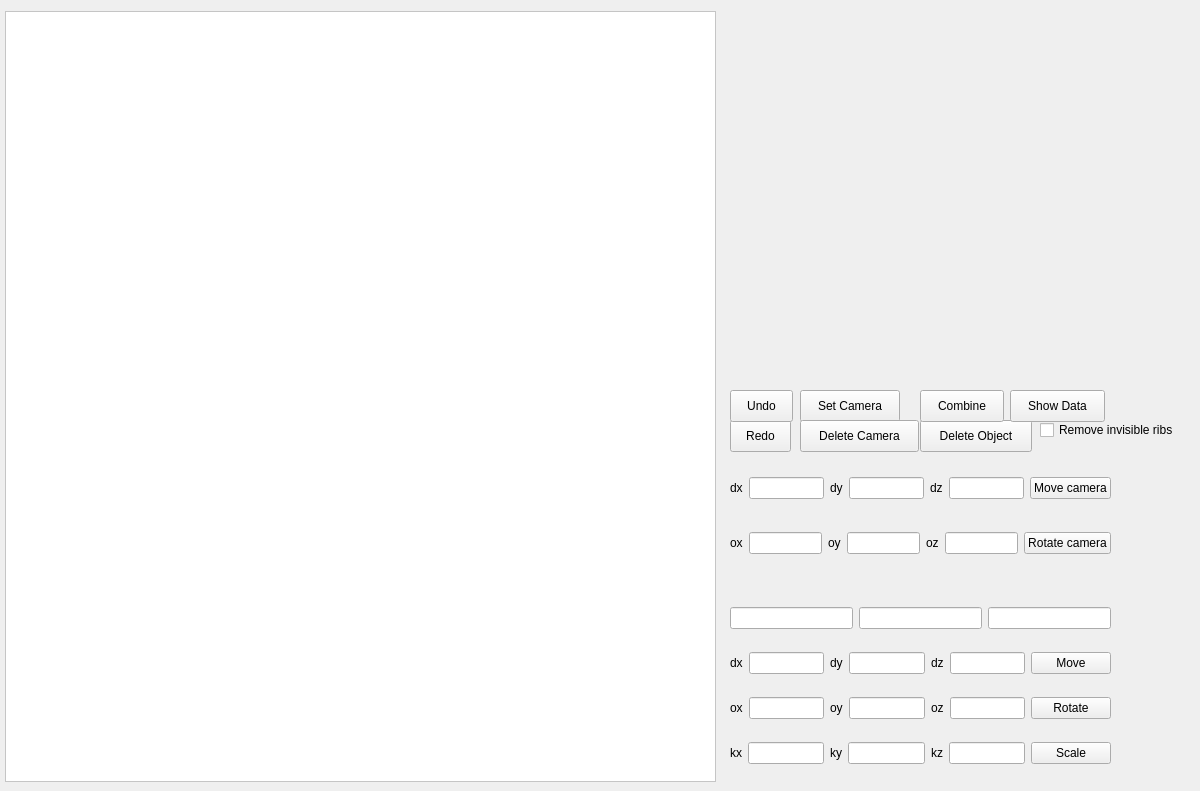
  <widget class="QWidget" name="centralwidget">
   <widget class="QGraphicsView" name="graphicsView">
    <property name="enabled">
     <bool>true</bool>
    </property>
    <property name="geometry">
     <rect>
      <x>5</x>
      <y>11</y>
      <width>711</width>
      <height>771</height>
     </rect>
    </property>
    <property name="sizePolicy">
     <sizepolicy hsizetype="Fixed" vsizetype="Fixed">
      <horstretch>0</horstretch>
      <verstretch>0</verstretch>
     </sizepolicy>
    </property>
    <property name="palette">
     <palette>
      <active>
       <colorrole role="WindowText">
        <brush brushstyle="SolidPattern">
         <color alpha="255">
          <red>0</red>
          <green>0</green>
          <blue>0</blue>
         </color>
        </brush>
       </colorrole>
       <colorrole role="Button">
        <brush brushstyle="SolidPattern">
         <color alpha="255">
          <red>255</red>
          <green>255</green>
          <blue>255</blue>
         </color>
        </brush>
       </colorrole>
       <colorrole role="Light">
        <brush brushstyle="SolidPattern">
         <color alpha="255">
          <red>255</red>
          <green>255</green>
          <blue>255</blue>
         </color>
        </brush>
       </colorrole>
       <colorrole role="Midlight">
        <brush brushstyle="SolidPattern">
         <color alpha="255">
          <red>255</red>
          <green>255</green>
          <blue>255</blue>
         </color>
        </brush>
       </colorrole>
       <colorrole role="Dark">
        <brush brushstyle="SolidPattern">
         <color alpha="255">
          <red>127</red>
          <green>127</green>
          <blue>127</blue>
         </color>
        </brush>
       </colorrole>
       <colorrole role="Mid">
        <brush brushstyle="SolidPattern">
         <color alpha="255">
          <red>170</red>
          <green>170</green>
          <blue>170</blue>
         </color>
        </brush>
       </colorrole>
       <colorrole role="Text">
        <brush brushstyle="SolidPattern">
         <color alpha="255">
          <red>0</red>
          <green>0</green>
          <blue>0</blue>
         </color>
        </brush>
       </colorrole>
       <colorrole role="BrightText">
        <brush brushstyle="SolidPattern">
         <color alpha="255">
          <red>255</red>
          <green>255</green>
          <blue>255</blue>
         </color>
        </brush>
       </colorrole>
       <colorrole role="ButtonText">
        <brush brushstyle="SolidPattern">
         <color alpha="255">
          <red>0</red>
          <green>0</green>
          <blue>0</blue>
         </color>
        </brush>
       </colorrole>
       <colorrole role="Base">
        <brush brushstyle="SolidPattern">
         <color alpha="255">
          <red>255</red>
          <green>255</green>
          <blue>255</blue>
         </color>
        </brush>
       </colorrole>
       <colorrole role="Window">
        <brush brushstyle="SolidPattern">
         <color alpha="255">
          <red>255</red>
          <green>255</green>
          <blue>255</blue>
         </color>
        </brush>
       </colorrole>
       <colorrole role="Shadow">
        <brush brushstyle="SolidPattern">
         <color alpha="255">
          <red>0</red>
          <green>0</green>
          <blue>0</blue>
         </color>
        </brush>
       </colorrole>
       <colorrole role="AlternateBase">
        <brush brushstyle="SolidPattern">
         <color alpha="255">
          <red>255</red>
          <green>255</green>
          <blue>255</blue>
         </color>
        </brush>
       </colorrole>
       <colorrole role="ToolTipBase">
        <brush brushstyle="SolidPattern">
         <color alpha="255">
          <red>255</red>
          <green>255</green>
          <blue>220</blue>
         </color>
        </brush>
       </colorrole>
       <colorrole role="ToolTipText">
        <brush brushstyle="SolidPattern">
         <color alpha="255">
          <red>0</red>
          <green>0</green>
          <blue>0</blue>
         </color>
        </brush>
       </colorrole>
       <colorrole role="PlaceholderText">
        <brush brushstyle="SolidPattern">
         <color alpha="127">
          <red>0</red>
          <green>0</green>
          <blue>0</blue>
         </color>
        </brush>
       </colorrole>
       <colorrole role="Accent">
        <brush brushstyle="SolidPattern">
         <color alpha="255">
          <red>255</red>
          <green>255</green>
          <blue>255</blue>
         </color>
        </brush>
       </colorrole>
      </active>
      <inactive>
       <colorrole role="WindowText">
        <brush brushstyle="SolidPattern">
         <color alpha="255">
          <red>0</red>
          <green>0</green>
          <blue>0</blue>
         </color>
        </brush>
       </colorrole>
       <colorrole role="Button">
        <brush brushstyle="SolidPattern">
         <color alpha="255">
          <red>255</red>
          <green>255</green>
          <blue>255</blue>
         </color>
        </brush>
       </colorrole>
       <colorrole role="Light">
        <brush brushstyle="SolidPattern">
         <color alpha="255">
          <red>255</red>
          <green>255</green>
          <blue>255</blue>
         </color>
        </brush>
       </colorrole>
       <colorrole role="Midlight">
        <brush brushstyle="SolidPattern">
         <color alpha="255">
          <red>255</red>
          <green>255</green>
          <blue>255</blue>
         </color>
        </brush>
       </colorrole>
       <colorrole role="Dark">
        <brush brushstyle="SolidPattern">
         <color alpha="255">
          <red>127</red>
          <green>127</green>
          <blue>127</blue>
         </color>
        </brush>
       </colorrole>
       <colorrole role="Mid">
        <brush brushstyle="SolidPattern">
         <color alpha="255">
          <red>170</red>
          <green>170</green>
          <blue>170</blue>
         </color>
        </brush>
       </colorrole>
       <colorrole role="Text">
        <brush brushstyle="SolidPattern">
         <color alpha="255">
          <red>0</red>
          <green>0</green>
          <blue>0</blue>
         </color>
        </brush>
       </colorrole>
       <colorrole role="BrightText">
        <brush brushstyle="SolidPattern">
         <color alpha="255">
          <red>255</red>
          <green>255</green>
          <blue>255</blue>
         </color>
        </brush>
       </colorrole>
       <colorrole role="ButtonText">
        <brush brushstyle="SolidPattern">
         <color alpha="255">
          <red>0</red>
          <green>0</green>
          <blue>0</blue>
         </color>
        </brush>
       </colorrole>
       <colorrole role="Base">
        <brush brushstyle="SolidPattern">
         <color alpha="255">
          <red>255</red>
          <green>255</green>
          <blue>255</blue>
         </color>
        </brush>
       </colorrole>
       <colorrole role="Window">
        <brush brushstyle="SolidPattern">
         <color alpha="255">
          <red>255</red>
          <green>255</green>
          <blue>255</blue>
         </color>
        </brush>
       </colorrole>
       <colorrole role="Shadow">
        <brush brushstyle="SolidPattern">
         <color alpha="255">
          <red>0</red>
          <green>0</green>
          <blue>0</blue>
         </color>
        </brush>
       </colorrole>
       <colorrole role="AlternateBase">
        <brush brushstyle="SolidPattern">
         <color alpha="255">
          <red>255</red>
          <green>255</green>
          <blue>255</blue>
         </color>
        </brush>
       </colorrole>
       <colorrole role="ToolTipBase">
        <brush brushstyle="SolidPattern">
         <color alpha="255">
          <red>255</red>
          <green>255</green>
          <blue>220</blue>
         </color>
        </brush>
       </colorrole>
       <colorrole role="ToolTipText">
        <brush brushstyle="SolidPattern">
         <color alpha="255">
          <red>0</red>
          <green>0</green>
          <blue>0</blue>
         </color>
        </brush>
       </colorrole>
       <colorrole role="PlaceholderText">
        <brush brushstyle="SolidPattern">
         <color alpha="127">
          <red>0</red>
          <green>0</green>
          <blue>0</blue>
         </color>
        </brush>
       </colorrole>
       <colorrole role="Accent">
        <brush brushstyle="SolidPattern">
         <color alpha="255">
          <red>255</red>
          <green>255</green>
          <blue>255</blue>
         </color>
        </brush>
       </colorrole>
      </inactive>
      <disabled>
       <colorrole role="WindowText">
        <brush brushstyle="SolidPattern">
         <color alpha="255">
          <red>127</red>
          <green>127</green>
          <blue>127</blue>
         </color>
        </brush>
       </colorrole>
       <colorrole role="Button">
        <brush brushstyle="SolidPattern">
         <color alpha="255">
          <red>255</red>
          <green>255</green>
          <blue>255</blue>
         </color>
        </brush>
       </colorrole>
       <colorrole role="Light">
        <brush brushstyle="SolidPattern">
         <color alpha="255">
          <red>255</red>
          <green>255</green>
          <blue>255</blue>
         </color>
        </brush>
       </colorrole>
       <colorrole role="Midlight">
        <brush brushstyle="SolidPattern">
         <color alpha="255">
          <red>255</red>
          <green>255</green>
          <blue>255</blue>
         </color>
        </brush>
       </colorrole>
       <colorrole role="Dark">
        <brush brushstyle="SolidPattern">
         <color alpha="255">
          <red>127</red>
          <green>127</green>
          <blue>127</blue>
         </color>
        </brush>
       </colorrole>
       <colorrole role="Mid">
        <brush brushstyle="SolidPattern">
         <color alpha="255">
          <red>170</red>
          <green>170</green>
          <blue>170</blue>
         </color>
        </brush>
       </colorrole>
       <colorrole role="Text">
        <brush brushstyle="SolidPattern">
         <color alpha="255">
          <red>127</red>
          <green>127</green>
          <blue>127</blue>
         </color>
        </brush>
       </colorrole>
       <colorrole role="BrightText">
        <brush brushstyle="SolidPattern">
         <color alpha="255">
          <red>255</red>
          <green>255</green>
          <blue>255</blue>
         </color>
        </brush>
       </colorrole>
       <colorrole role="ButtonText">
        <brush brushstyle="SolidPattern">
         <color alpha="255">
          <red>127</red>
          <green>127</green>
          <blue>127</blue>
         </color>
        </brush>
       </colorrole>
       <colorrole role="Base">
        <brush brushstyle="SolidPattern">
         <color alpha="255">
          <red>255</red>
          <green>255</green>
          <blue>255</blue>
         </color>
        </brush>
       </colorrole>
       <colorrole role="Window">
        <brush brushstyle="SolidPattern">
         <color alpha="255">
          <red>255</red>
          <green>255</green>
          <blue>255</blue>
         </color>
        </brush>
       </colorrole>
       <colorrole role="Shadow">
        <brush brushstyle="SolidPattern">
         <color alpha="255">
          <red>0</red>
          <green>0</green>
          <blue>0</blue>
         </color>
        </brush>
       </colorrole>
       <colorrole role="AlternateBase">
        <brush brushstyle="SolidPattern">
         <color alpha="255">
          <red>255</red>
          <green>255</green>
          <blue>255</blue>
         </color>
        </brush>
       </colorrole>
       <colorrole role="ToolTipBase">
        <brush brushstyle="SolidPattern">
         <color alpha="255">
          <red>255</red>
          <green>255</green>
          <blue>220</blue>
         </color>
        </brush>
       </colorrole>
       <colorrole role="ToolTipText">
        <brush brushstyle="SolidPattern">
         <color alpha="255">
          <red>0</red>
          <green>0</green>
          <blue>0</blue>
         </color>
        </brush>
       </colorrole>
       <colorrole role="PlaceholderText">
        <brush brushstyle="SolidPattern">
         <color alpha="127">
          <red>127</red>
          <green>127</green>
          <blue>127</blue>
         </color>
        </brush>
       </colorrole>
       <colorrole role="Accent">
        <brush brushstyle="SolidPattern">
         <color alpha="255">
          <red>255</red>
          <green>255</green>
          <blue>255</blue>
         </color>
        </brush>
       </colorrole>
      </disabled>
     </palette>
    </property>
    <property name="focusPolicy">
     <enum>Qt::FocusPolicy::WheelFocus</enum>
    </property>
    <property name="interactive">
     <bool>true</bool>
    </property>
    <property name="sceneRect">
     <rectf>
      <x>0.000000000000000</x>
      <y>0.000000000000000</y>
      <width>0.000000000000000</width>
      <height>0.000000000000000</height>
     </rectf>
    </property>
   </widget>
   <widget class="QWidget" name="verticalLayoutWidget">
    <property name="geometry">
     <rect>
      <x>730</x>
      <y>590</y>
      <width>381</width>
      <height>191</height>
     </rect>
    </property>
    <layout class="QVBoxLayout" name="verticalLayout">
     <item>
      <layout class="QHBoxLayout" name="horizontalLayout_9">
       <item>
        <widget class="QLineEdit" name="LineEditX"/>
       </item>
       <item>
        <widget class="QLineEdit" name="LineEditY"/>
       </item>
       <item>
        <widget class="QLineEdit" name="LineEditZ"/>
       </item>
      </layout>
     </item>
     <item>
      <layout class="QHBoxLayout" name="horizontalLayout">
       <item>
        <widget class="QLabel" name="label">
         <property name="text">
          <string>dx</string>
         </property>
        </widget>
       </item>
       <item>
        <widget class="QLineEdit" name="LineEditDx">
         <property name="readOnly">
          <bool>false</bool>
         </property>
        </widget>
       </item>
       <item>
        <widget class="QLabel" name="label_2">
         <property name="text">
          <string>dy</string>
         </property>
        </widget>
       </item>
       <item>
        <widget class="QLineEdit" name="LineEditDy"/>
       </item>
       <item>
        <widget class="QLabel" name="label_3">
         <property name="text">
          <string>dz</string>
         </property>
        </widget>
       </item>
       <item>
        <widget class="QLineEdit" name="LineEditDz"/>
       </item>
       <item>
        <widget class="QPushButton" name="MoveButton">
         <property name="text">
          <string>Move</string>
         </property>
        </widget>
       </item>
      </layout>
     </item>
     <item>
      <layout class="QHBoxLayout" name="horizontalLayout_2">
       <item>
        <widget class="QLabel" name="label_4">
         <property name="text">
          <string>ox</string>
         </property>
        </widget>
       </item>
       <item>
        <widget class="QLineEdit" name="LineEditOx">
         <property name="readOnly">
          <bool>false</bool>
         </property>
        </widget>
       </item>
       <item>
        <widget class="QLabel" name="label_5">
         <property name="text">
          <string>oy</string>
         </property>
        </widget>
       </item>
       <item>
        <widget class="QLineEdit" name="LineEditOy"/>
       </item>
       <item>
        <widget class="QLabel" name="label_6">
         <property name="text">
          <string>oz</string>
         </property>
        </widget>
       </item>
       <item>
        <widget class="QLineEdit" name="LineEditOz"/>
       </item>
       <item>
        <widget class="QPushButton" name="RotateButton">
         <property name="text">
          <string>Rotate</string>
         </property>
        </widget>
       </item>
      </layout>
     </item>
     <item>
      <layout class="QHBoxLayout" name="horizontalLayout_3">
       <item>
        <widget class="QLabel" name="label_7">
         <property name="text">
          <string>kx</string>
         </property>
        </widget>
       </item>
       <item>
        <widget class="QLineEdit" name="LineEditKx">
         <property name="readOnly">
          <bool>false</bool>
         </property>
        </widget>
       </item>
       <item>
        <widget class="QLabel" name="label_8">
         <property name="text">
          <string>ky</string>
         </property>
        </widget>
       </item>
       <item>
        <widget class="QLineEdit" name="LineEditKy"/>
       </item>
       <item>
        <widget class="QLabel" name="label_9">
         <property name="text">
          <string>kz</string>
         </property>
        </widget>
       </item>
       <item>
        <widget class="QLineEdit" name="LineEditKz"/>
       </item>
       <item>
        <widget class="QPushButton" name="ScaleButton">
         <property name="text">
          <string>Scale</string>
         </property>
        </widget>
       </item>
      </layout>
     </item>
    </layout>
   </widget>
   <widget class="QWidget" name="verticalLayoutWidget_2">
    <property name="geometry">
     <rect>
      <x>730</x>
      <y>450</y>
      <width>381</width>
      <height>131</height>
     </rect>
    </property>
    <layout class="QVBoxLayout" name="CameraWidgets">
     <item>
      <layout class="QHBoxLayout" name="horizontalLayout_8">
       <item>
        <widget class="QLabel" name="label_10">
         <property name="text">
          <string>dx</string>
         </property>
        </widget>
       </item>
       <item>
        <widget class="QLineEdit" name="LineEditDx_Cam">
         <property name="readOnly">
          <bool>false</bool>
         </property>
        </widget>
       </item>
       <item>
        <widget class="QLabel" name="label_11">
         <property name="text">
          <string>dy</string>
         </property>
        </widget>
       </item>
       <item>
        <widget class="QLineEdit" name="LineEditDy_Cam"/>
       </item>
       <item>
        <widget class="QLabel" name="label_12">
         <property name="text">
          <string>dz</string>
         </property>
        </widget>
       </item>
       <item>
        <widget class="QLineEdit" name="LineEditDz_Cam"/>
       </item>
       <item>
        <widget class="QPushButton" name="MoveButton_Cam">
         <property name="text">
          <string>Move camera</string>
         </property>
        </widget>
       </item>
      </layout>
     </item>
     <item>
      <layout class="QHBoxLayout" name="horizontalLayout_4">
       <item>
        <widget class="QLabel" name="label_13">
         <property name="text">
          <string>ox</string>
         </property>
        </widget>
       </item>
       <item>
        <widget class="QLineEdit" name="LineEditOx_Cam">
         <property name="readOnly">
          <bool>false</bool>
         </property>
        </widget>
       </item>
       <item>
        <widget class="QLabel" name="label_14">
         <property name="text">
          <string>oy</string>
         </property>
        </widget>
       </item>
       <item>
        <widget class="QLineEdit" name="LineEditOy_Cam"/>
       </item>
       <item>
        <widget class="QLabel" name="label_15">
         <property name="text">
          <string>oz</string>
         </property>
        </widget>
       </item>
       <item>
        <widget class="QLineEdit" name="LineEditOz_Cam"/>
       </item>
       <item>
        <widget class="QPushButton" name="RotateButton_Cam">
         <property name="text">
          <string>Rotate camera</string>
         </property>
        </widget>
       </item>
      </layout>
     </item>
    </layout>
   </widget>
   <widget class="QWidget" name="verticalLayoutWidget_3">
    <property name="geometry">
     <rect>
      <x>730</x>
      <y>19</y>
      <width>381</width>
      <height>371</height>
     </rect>
    </property>
    <layout class="QVBoxLayout" name="verticalLayout_2">
     <item>
      <widget class="QWidget" name="ObjectContainer" native="true"/>
     </item>
     <item>
      <widget class="QWidget" name="CameraContainer" native="true"/>
     </item>
    </layout>
   </widget>
   <widget class="QPushButton" name="SetCameraButton">
    <property name="geometry">
     <rect>
      <x>800</x>
      <y>390</y>
      <width>100</width>
      <height>32</height>
     </rect>
    </property>
    <property name="text">
     <string>Set Camera</string>
    </property>
   </widget>
   <widget class="QPushButton" name="DeleteObjectButton">
    <property name="geometry">
     <rect>
      <x>920</x>
      <y>420</y>
      <width>112</width>
      <height>32</height>
     </rect>
    </property>
    <property name="text">
     <string>Delete Object</string>
    </property>
   </widget>
   <widget class="QPushButton" name="RedoButton">
    <property name="geometry">
     <rect>
      <x>730</x>
      <y>420</y>
      <width>61</width>
      <height>32</height>
     </rect>
    </property>
    <property name="text">
     <string>Redo</string>
    </property>
   </widget>
   <widget class="QPushButton" name="ShowDataButton">
    <property name="geometry">
     <rect>
      <x>1010</x>
      <y>390</y>
      <width>95</width>
      <height>32</height>
     </rect>
    </property>
    <property name="text">
     <string>Show Data</string>
    </property>
   </widget>
   <widget class="QCheckBox" name="HLRCheckBox">
    <property name="geometry">
     <rect>
      <x>1040</x>
      <y>420</y>
      <width>151</width>
      <height>20</height>
     </rect>
    </property>
    <property name="text">
     <string>Remove invisible ribs</string>
    </property>
   </widget>
   <widget class="QPushButton" name="DeleteCameraButton">
    <property name="geometry">
     <rect>
      <x>800</x>
      <y>420</y>
      <width>119</width>
      <height>32</height>
     </rect>
    </property>
    <property name="text">
     <string>Delete Camera</string>
    </property>
   </widget>
   <widget class="QPushButton" name="CombineButton">
    <property name="geometry">
     <rect>
      <x>920</x>
      <y>390</y>
      <width>84</width>
      <height>32</height>
     </rect>
    </property>
    <property name="text">
     <string>Combine</string>
    </property>
   </widget>
   <widget class="QPushButton" name="UndoButton">
    <property name="geometry">
     <rect>
      <x>730</x>
      <y>390</y>
      <width>63</width>
      <height>32</height>
     </rect>
    </property>
    <property name="text">
     <string>Undo</string>
    </property>
   </widget>
  </widget>
